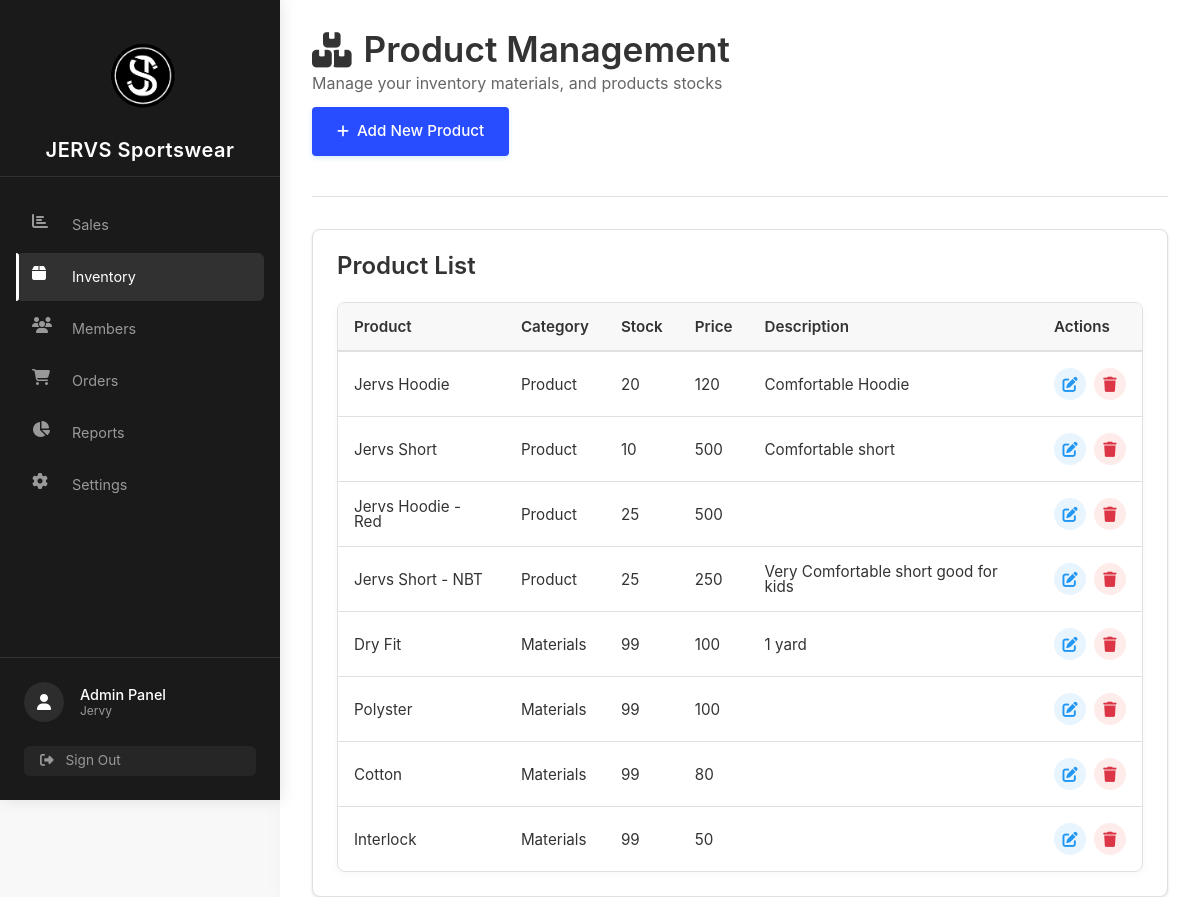
Page /View/pages/add-inventory.php (signed in) on the earlier database version.
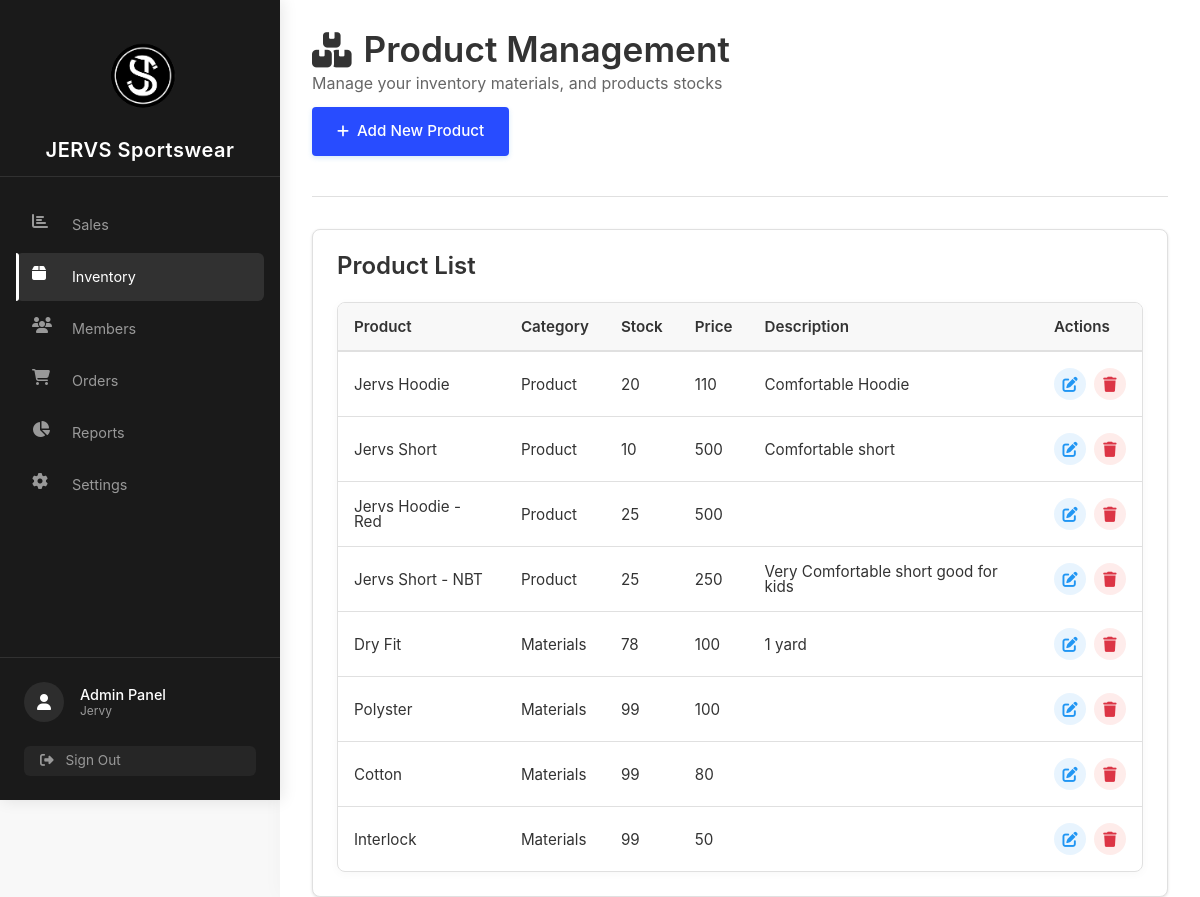
Same page on the later database version.
### tables this page shows
CREATE TABLE `inventory_tbl` (
  `id` int(11) NOT NULL,
  `item_name` varchar(255) NOT NULL,
  `categ` varchar(255) NOT NULL,
  `price` decimal(10,0) NOT NULL,
  `qty` int(11) NOT NULL,
  `descrip` text NOT NULL
);

### View/pages/add-inventory.php (the view, shortened to what this page needs)
<?php
include('../../config/database.php');
?>
<!DOCTYPE html>
<html lang="en">
<head>
    <link rel="stylesheet" href="https://cdnjs.cloudflare.com/ajax/libs/font-awesome/6.4.0/css/all.min.css">
    <link rel="stylesheet" href="../assets/stylesheet/dashboard.css">
</head>
<body>
<?php include('../parts/sidebar.php'); ?>
<div class="main-wrapper">
    <main class="main-content">
        <div class="dashboard-header">
            <div class="header-content">
                <h1 class="dashboard-title"><i class="fas fa-boxes"></i> Product Management</h1>
                <p class="dashboard-subtitle">Manage your inventory materials, and products stocks</p>
            </div><br>
            <div class="header-actions">
                <button id="openAddProductBtn" class="btn btn-primary">
                    <i class="fas fa-plus"></i> Add New Product
                </button>
            </div>
        </div>
        <div class="sales-section">
            <div class="section-header">
                <h2 class="section-title">Product List</h2>
            </div>
            <div class="table-responsive">
                <table class="sales-table">
                    <thead>
                        <tr>
                            <th>Product</th>
                            <th>Category</th>
                            <th>Stock</th>
                            <th>Price</th>
                            <th>Description</th>
                            <th>Actions</th>
                        </tr>
                    </thead>
                    <tbody>
                        <?php
                            $stmt = "SELECT * FROM inventory_tbl LIMIT 20";
                            $result = $conn->query($stmt);
                        ?>
                        <?php if($result && $result->num_rows > 0): ?>
                            <?php while($row = $result->fetch_assoc()): ?>
                                <tr>
                                    <td><?= htmlspecialchars($row['item_name']) ?></td>
                                    <td><?= ucfirst(htmlspecialchars($row['categ'])) ?></td>
                                    <td><?= htmlspecialchars($row['qty']) ?></td>
                                    <td><?= htmlspecialchars($row['price']) ?></td>
                                    <td><?= htmlspecialchars($row['descrip']) ?></td>
                                    <td>
                                        <div class="action-buttons">
                                            <a href="edit_prod.php?id=<?= $row['id'] ?>" class="btn-action edit">
                                                <i class="fas fa-edit"></i>
                                            </a>
                                            <form action="../../Controller/Product-Management/delete_prod.php" method="POST" onsubmit="return confirm('Are you sure?');">
                                                <button type="submit" class="btn-action delete">
                                                    <i class="fas fa-trash"></i>
                                                </button>
                                            </form>
                                        </div>
                                    </td>
                                </tr>
                            <?php endwhile ?>
                        <?php else: ?>
                            <tr><td colspan="5">No inventory item records found.</td></tr>
                        <?php endif ?>
                    </tbody>
                </table>
            </div>
        </div>
    </main>
</div>
</body>
</html>

Differences in the rows shown:
changed inventory_tbl "Jervs Hoodie": price "120" → "110"
changed inventory_tbl "Dry Fit": qty "99" → "78"
